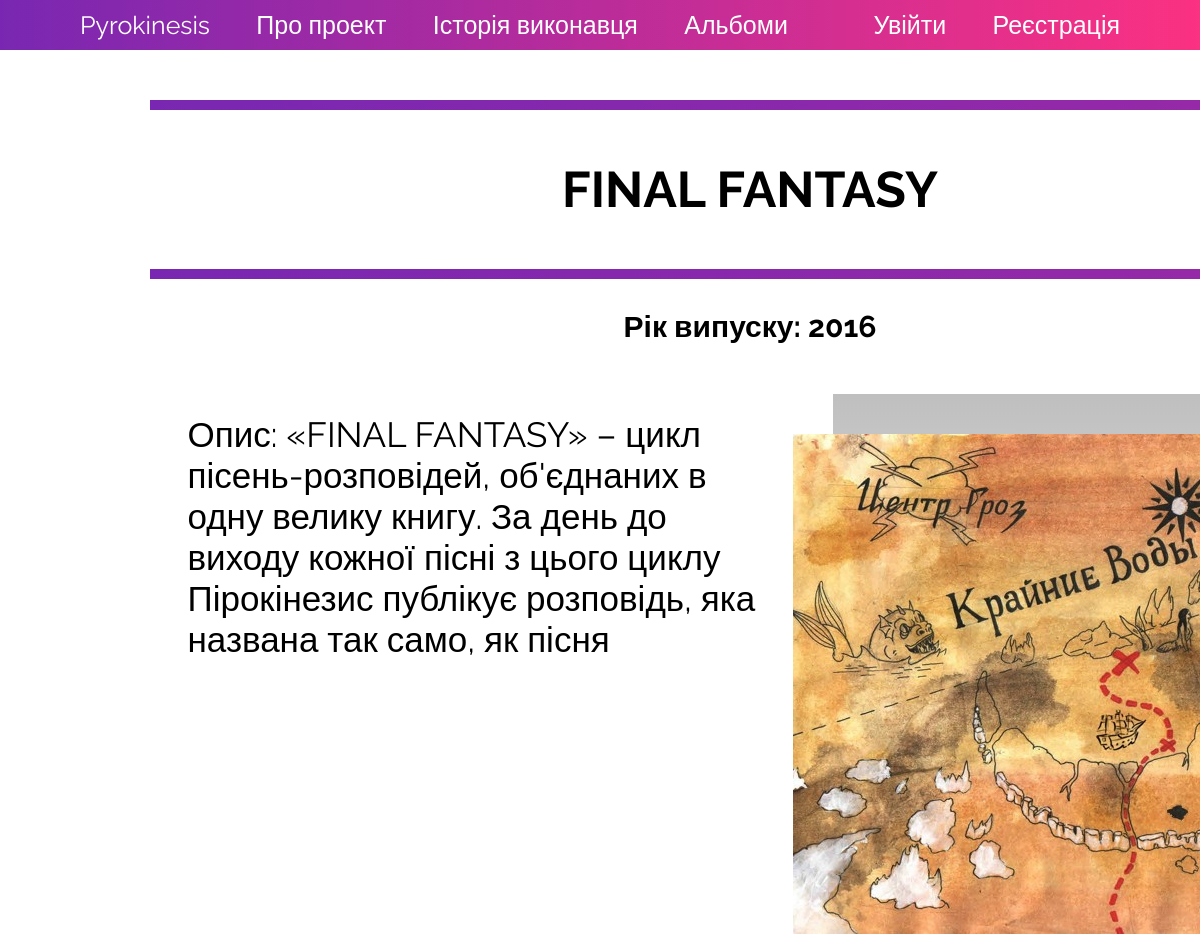
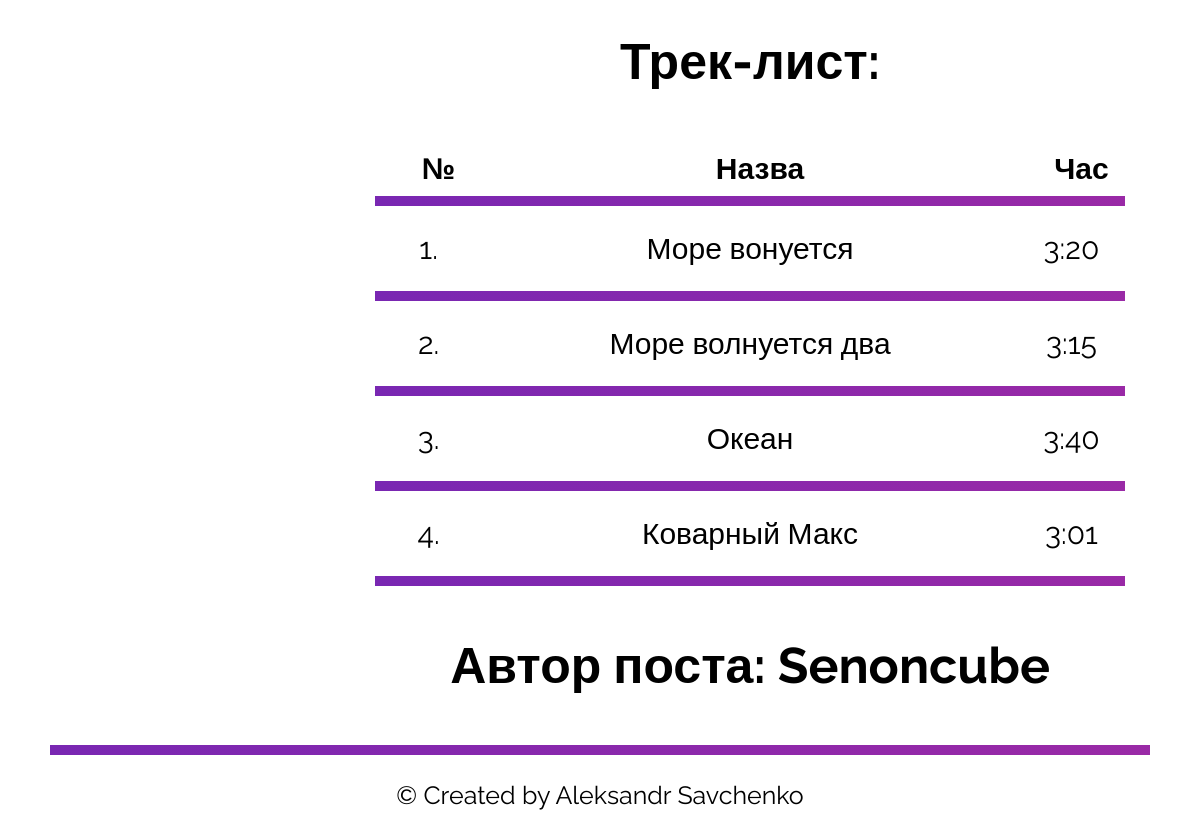
/albums/final_fantasy, run on the app's committed database (2 pictures, top to bottom).
### app.py (models this page shows, shortened)
class album(db.Model):
    id = db.Column(db.Integer, primary_key=True)
    name = db.Column(db.String(50), unique=True, nullable=False)
    year = db.Column(db.Integer, nullable=False)
    cover = db.Column(db.String(100), nullable=False)
    post_author = db.Column(db.Integer, db.ForeignKey('users.id'))
    path = db.Column(db.String(50), unique=True, nullable=False)
    description = db.Column(db.String(500))
    songs = db.relationship('song', backref='album')

class song(db.Model):
    id = db.Column(db.Integer, primary_key=True)
    in_alb_id = db.Column(db.Integer, nullable=False)
    name = db.Column(db.String(50), nullable=False)
    length = db.Column(db.String(50), nullable=False)
    album_id = db.Column(db.Integer, db.ForeignKey('album.id'))

class users(db.Model):
    id = db.Column(db.Integer, primary_key=True)
    username = db.Column(db.String(50), unique=True, nullable=False)
    password = db.Column(db.String(50), nullable=False)
    albums = db.relationship('album', backref='user')

### app.py (the view)
@app.route('/albums/<path>')
def album_path(path):
    alb = album.query.filter_by(path=path).first()
    alb_author = users.query.filter_by(id=alb.post_author).first()
    return render_template('album_layout.html', album=alb, post_author=alb_author.username)

### templates/album_layout.html (shortened to what this page needs)
{% extends 'layout.html' %}
{% block styles %}
    <link rel="stylesheet" href="/static/album_styles.css">
{% endblock %}
{% block content %}
    <main>
        <div class="line main"></div>
            <h1>{{ album.name }}</h1>
        <div class="line main"></div>
        <h2>Рік випуску: {{ album.year }}</h2>
        <div class="section-wraper">
            <div class="section">
                <div class="text">
                    Опис: {{ album.description }}
                </div>
                <div class="pyro-photo1">
                    <img src="/static/covers/{{ album.cover }}">
                </div>
            </div>
        </div>
         <h1 class="marg">Трек-лист:</h1>
    <div class="section-wraper">
        <div class="song-list">
            <div class="song-li list-head">
                <div>№</div>
                <div>Назва</div>
                <div>Час</div>
            </div>
            <div class="line small"></div>
            {% for song in album.songs %}
                <div class="song-li">
                    <div>{{ song.in_alb_id }}.</div>
                    <div>{{ song.name }}</div>
                    <div>{{ song.length }}</div>
                </div>
                <div class="line small"></div>
            {% endfor %}
        </div>
    </div>
    <h1>Автор поста: {{ post_author }}</h1>
    </main>
{% endblock %}

### static/main.css (style rules this page uses)
body, html { margin: 0; padding: 0; overflow-x: hidden; }
* { box-sizing: border-box; }
.line { width: calc(100% - 100px); height: 10px; background: linear-gradient(to right, #7927b2, #fb3182); background-size: 400% 100%; margin-left: 50px; animation: forwards move_gradient 5s ease-in-out infinite; }
main { min-width: 1500px; margin-top: 50px; font-family: "Raleway", Arial; }
.line.main { width: 80%; display: block; padding: 0; margin: 100px auto; }
h1 { font-size: 50px; text-align: center; margin: 0; }
.line.main:first-of-type { margin-bottom: 50px; }
.line.main:nth-of-type(2) { margin-top: 50px; }
.pyro-photo1::after { content: ""; width: 100%; height: 100%; display: block; position: relative; top: -100%; left: 0; transition: transform 0.2s; transform: translate(20px, -20px); background: linear-gradient(#bfbfbf, white); z-index: -1; }

### static/album_styles.css (style rules this page uses)
.section-wraper { display: flex; justify-content: center; }
.section { width: 75%; display: grid; grid-template-columns: 2fr 1fr; column-gap: 50px; }
.pyro-photo1 img { width: 500px !important; min-height: 500px; }
.pyro-photo1 img { transition: transform 0.2s; transform: translate(-20px, 20px); }
h2 { margin: -70px 0 70px 0; text-align: center; font-size: 30px; }
.text { font-size: 35px; }
.song-list { width: 50%; margin-bottom: 50px; }
.song-li { width: 100%; display: grid; justify-content: center; grid-template-columns: 1fr 5fr 1fr; text-align: center; font-size: 30px; margin: 25px 0; }
.marg { margin: 50px 0; }
.line.small { width: 100%; margin: 0; }
h1:last-of-type { margin-bottom: 50px; }
.list-head { font-weight: bold; margin: 10px; }

### data on the page
album: name "FINAL FANTASY", year "2016", description "«FINAL FANTASY» – цикл пісень-розповідей, об'єднаних в одну велику книгу. За день до виходу кожної пісні з цього циклу Пірокінезис публікує розповідь, яка названа так само, як пісня", cover (picture)
song: in_alb_id "1", name "Море вонуется", length "3:20"
song: in_alb_id "2", name "Море волнуется два", length "3:15"
song: in_alb_id "3", name "Океан", length "3:40"
song: in_alb_id "4", name "Коварный Макс", length "3:01"
users: username "Senoncube"
